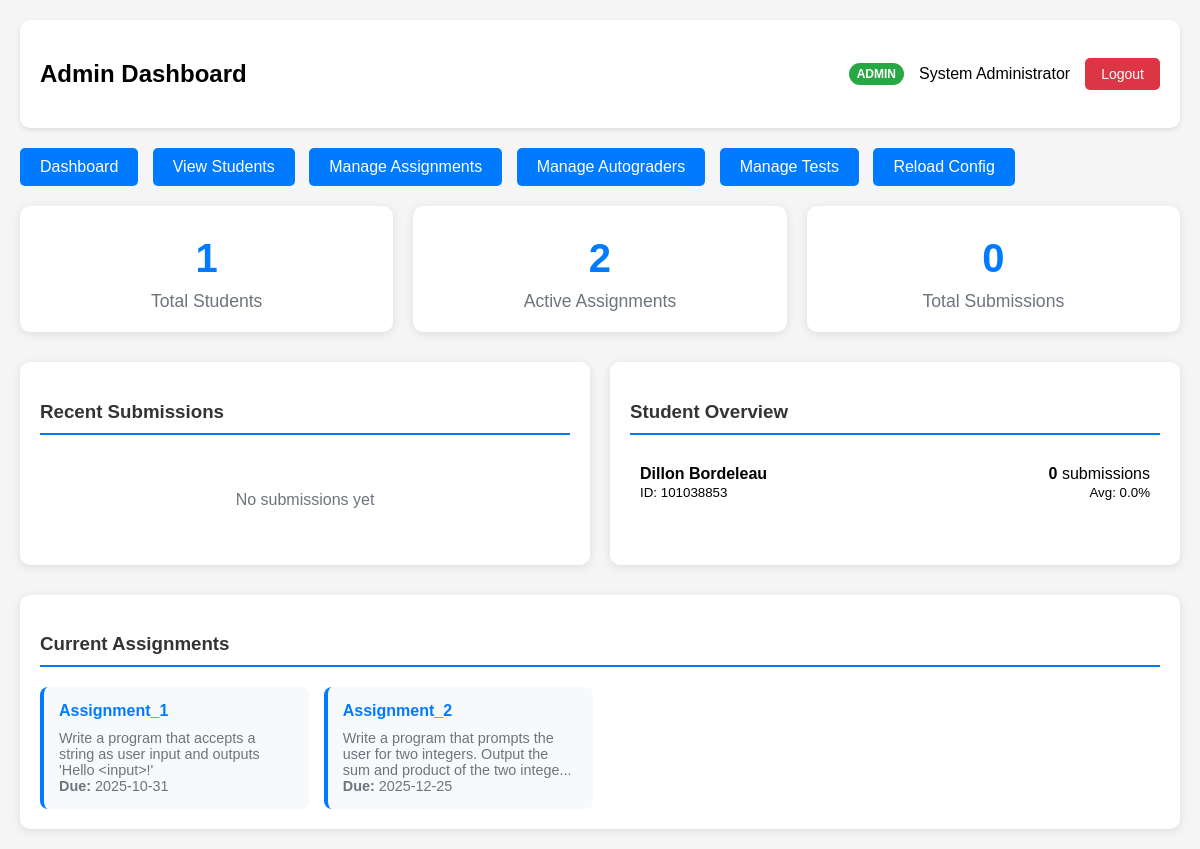
Page /admin (signed in) on the committed database.
### web/app.py (models this page shows)
class Users(Base):
    __tablename__ = "users"
    user_id = Column(String, primary_key=True)  # Can be student_id or admin username
    name = Column(String, nullable=False)
    password_hash = Column(String, nullable=False)
    role = Column(String, nullable=False, default="student")  # "student" or "admin"
    created_at = Column(DateTime, default=datetime.utcnow)
    submissions = relationship("Submissions", back_populates="user")

class Assignments(Base):
    __tablename__ = "assignments"
    assignment_id = Column(String, primary_key=True)
    description = Column(String)
    due_date = Column(Date)
    autograder = Column(String)  # autograder name
    submissions = relationship("Submissions", back_populates="assignment")

### web/app.py (the view)
@app.get("/admin", response_class=HTMLResponse)
async def admin_dashboard(request: Request):
    user = get_current_user_info(request)
    if not user or user.role != "admin":
        return RedirectResponse(url="/login", status_code=302)
    db = SessionLocal()
    try:
        total_students = db.query(Users).filter(Users.role == "student").count()
        total_assignments = db.query(Assignments).count()
        total_submissions = db.query(Submissions).count()
        recent_submissions_query = db.query(Submissions).join(Users).join(Assignments).order_by(
            Submissions.submission_time.desc()
        ).limit(10).all()
        recent_submissions = []
        for sub in recent_submissions_query:
            recent_submissions.append({
                "id": sub.id,
                "user_id": sub.user_id,
                "assignment_id": sub.assignment_id,
                "submission_time": sub.submission_time,
                "grade": sub.grade,
                "user_name": sub.user.name,
                "assignment_description": sub.assignment.description
            })
        students = db.query(Users).filter(Users.role == "student").all()
        student_stats = []
        for student in students:
            submission_count = db.query(Submissions).filter(Submissions.user_id == student.user_id).count()
            grades = db.query(Submissions.grade).filter(Submissions.user_id == student.user_id).all()
            grades = [g[0] for g in grades if g[0] is not None]
            avg_grade = sum(grades) / len(grades) if grades else 0
            student_stats.append({
                "user_id": student.user_id,
                "name": student.name,
                "submission_count": submission_count,
                "avg_grade": round(avg_grade, 1)
            })
        assignments = db.query(Assignments).all()
        assignments_data = []
        for assignment in assignments:
            assignments_data.append({
                "assignment_id": assignment.assignment_id,
                "description": assignment.description,
                "due_date": assignment.due_date,
                "autograder": assignment.autograder
            })
    finally:
        db.close()
    return templates.TemplateResponse("admin_dashboard.html", {
        "request": request,
        "admin": user,
        "total_students": total_students,
        "total_assignments": total_assignments,
        "total_submissions": total_submissions,
        "recent_submissions": recent_submissions,
        "student_stats": student_stats,
        "assignments": assignments_data
    })

### web/templates/admin_dashboard.html (shortened to what this page needs)
<!DOCTYPE html>
<html lang="en">
<head>
    <link rel="stylesheet" href="/static/admin_dashboard_style.css">
</head>
<body>
    <div class="header">
        <h2>Admin Dashboard</h2>
        <div class="user-info">
            <span class="admin-badge">ADMIN</span>
            <span>{{ admin.name }}</span>
            <a href="/logout" class="logout-btn">Logout</a>
        </div>
    </div>
<div class="nav-links">
    <a href="/admin">Dashboard</a>
    <a href="/admin/students">View Students</a>
    <a href="/admin/assignments">Manage Assignments</a>
    <a href="/admin/autograders">Manage Autograders</a>
    <a href="/admin/tests">Manage Tests</a>
    <a href="/reload-config">Reload Config</a>
</div>
    <div class="dashboard-grid">
        <div class="card stat-card">
            <div class="stat-number">{{ total_students }}</div>
            <div class="stat-label">Total Students</div>
        </div>
        <div class="card stat-card">
            <div class="stat-number">{{ total_assignments }}</div>
            <div class="stat-label">Active Assignments</div>
        </div>
        <div class="card stat-card">
            <div class="stat-number">{{ total_submissions }}</div>
            <div class="stat-label">Total Submissions</div>
        </div>
    </div>
    <div class="dashboard-grid">
        <div class="card">
            <h3 class="section-title">Recent Submissions</h3>
            <div class="recent-submissions">
                {% if not recent_submissions %}
                <p style="text-align: center; color: #6c757d; padding: 20px;">No submissions yet</p>
                {% endif %}
            </div>
        </div>
        <div class="card">
            <h3 class="section-title">Student Overview</h3>
            <div class="recent-submissions">
                {% for student in student_stats %}
                <div class="submission-item">
                    <div>
                        <strong>{{ student.name }}</strong><br>
                        <small>ID: {{ student.user_id }}</small>
                    </div>
                    <div style="text-align: right;">
                        <div><strong>{{ student.submission_count }}</strong> submissions</div>
                        <div><small>Avg: {{ "%.1f"|format(student.avg_grade) }}%</small></div>
                    </div>
                </div>
                {% endfor %}
            </div>
        </div>
    </div>
    <div class="card">
        <h3 class="section-title">Current Assignments</h3>
        <div class="assignments-grid">
            {% for assignment in assignments %}
            <div class="assignment-card">
                <h4>{{ assignment.assignment_id }}</h4>
                <p>{{ assignment.description[:100] }}{% if assignment.description|length > 100 %}...{% endif %}</p>
                {% if assignment.due_date %}
                <p><strong>Due:</strong> {{ assignment.due_date }}</p>
                {% endif %}
            </div>
            {% endfor %}
        </div>
    </div>
</body>
</html>

### web/static/admin_dashboard_style.css (style rules this page uses)
body { font-family: Arial, sans-serif; max-width: 1200px; margin: 0 auto; padding: 20px; background-color: #f5f5f5; }
.header { background: white; padding: 20px; border-radius: 10px; margin-bottom: 20px; display: flex; justify-content: space-between; align-items: center; box-shadow: 0 2px 5px rgba(0,0,0,0.1); }
.user-info { display: flex; align-items: center; gap: 15px; }
.logout-btn { background-color: #dc3545; color: white; padding: 8px 16px; border: none; border-radius: 5px; text-decoration: none; font-size: 14px; }
.admin-badge { background-color: #28a745; color: white; padding: 4px 8px; border-radius: 12px; font-size: 12px; font-weight: bold; }
.dashboard-grid { display: grid; grid-template-columns: repeat(auto-fit, minmax(300px, 1fr)); gap: 20px; margin-bottom: 30px; }
.card { background: white; padding: 20px; border-radius: 10px; box-shadow: 0 2px 10px rgba(0,0,0,0.1); }
.stat-card { text-align: center; }
.stat-number { font-size: 2.5em; font-weight: bold; color: #007bff; margin: 10px 0; }
.stat-label { color: #6c757d; font-size: 1.1em; }
.section-title { color: #333; border-bottom: 2px solid #007bff; padding-bottom: 10px; margin-bottom: 20px; }
.recent-submissions { max-height: 400px; overflow-y: auto; }
.submission-item { display: flex; justify-content: space-between; align-items: center; padding: 10px; border-bottom: 1px solid #eee; }
.submission-item:last-child { border-bottom: none; }
.nav-links { margin: 20px 0; }
.nav-links a { background-color: #007bff; color: white; padding: 10px 20px; text-decoration: none; border-radius: 5px; margin-right: 10px; display: inline-block; }
.assignments-grid { display: grid; grid-template-columns: repeat(auto-fill, minmax(250px, 1fr)); gap: 15px; }
.assignment-card { background-color: #f8f9fa; padding: 15px; border-radius: 8px; border-left: 4px solid #007bff; }
.assignment-card h4 { margin: 0 0 10px 0; color: #007bff; }
.assignment-card p { margin: 0; color: #6c757d; font-size: 0.9em; }

### rows in the picture
Users: name "System Administrator"
Users: name "Dillon Bordeleau", user_id "101038853", submission_count "0", avg_grade "0.0"
Assignments: assignment_id "Assignment_1", description "Write a program that accepts a string as user input and outputs 'Hello <input>!'", due_date "2025-10-31"
Assignments: assignment_id "Assignment_2", description "Write a program that prompts the user for two integers. Output the sum and product of the two intege", due_date "2025-12-25"

### other values in the picture
{{ total_students }} "1"
{{ total_assignments }} "2"
{{ total_submissions }} "0"
